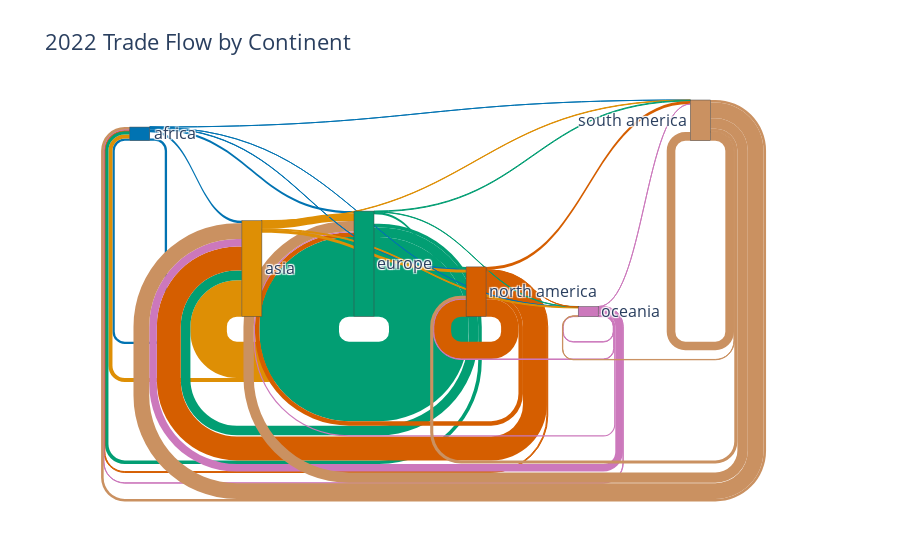

Notebook source saved alongside this figure:
### Code cell
# Assuming your DataFrame is named 'df'
df_2022 = df[df['year'] == 2022]

# Extract unique continents for labels
unique_continents = sorted(set(df_2022['source'].unique()) | set(df_2022['target'].unique()))

# Create mappings to node indices (0, 1, 2, ...)
continent_to_index = {continent: i for i, continent in enumerate(unique_continents)}

# Prepare data for Sankey diagram
nodes = dict(label=unique_continents, color= hex_colors)  # Customize colors
links = dict(
    source=df_2022['source'].map(continent_to_index),
    target=df_2022['target'].map(continent_to_index),
    value=df_2022['value'],
)

# Adjust link colors based on source node color
opacity = 0.4
link_colors = [nodes['color'][src].replace(")", f", {opacity})") for src in links['source']]

# Create the Sankey diagram
fig = go.Figure(data=[go.Sankey(
    node= nodes,  # Customize colors,
    link=dict(
        source=links['source'],
        target=links['target'],
        value=links['value'],
        color=link_colors  # Use adjusted colors
    )
)])

fig.update_layout(
    title_text="2022 Trade Flow by Continent",
    font_size=16,
    )

fig.show()

### Figure 1 — Plotly figure (JSON) as saved in the notebook; plotly's stock layout.template omitted (floating-point values rounded to 4 significant figures)
{"data": [{"link": {"color": ["#0173b2", "#de8f05", "#029e73", "#d55e00", "#cc78bc", "#ca9161", "#0173b2", "#de8f05", "#029e73", "#d55e00", "#cc78bc", "#ca9161", "#0173b2", "#de8f05", "#029e73", "#d55e00", "#cc78bc", "#ca9161", "#0173b2", "#de8f05", "#029e73", "#d55e00", "#cc78bc", "#ca9161", "#0173b2", "#de8f05", "#029e73", "#d55e00", "#cc78bc", "#ca9161", "#0173b2", "#de8f05", "#029e73", "#d55e00", "#cc78bc", "#ca9161"], "source": [0, 1, 2, 3, 4, 5, 0, 1, 2, 3, 4, 5, 0, 1, 2, 3, 4, 5, 0, 1, 2, 3, 4, 5, 0, 1, 2, 3, 4, 5, 0, 1, 2, 3, 4, 5], "target": [0, 0, 0, 0, 0, 0, 1, 1, 1, 1, 1, 1, 2, 2, 2, 2, 2, 2, 3, 3, 3, 3, 3, 3, 4, 4, 4, 4, 4, 4, 5, 5, 5, 5, 5, 5], "value": [11400000.0, 19970000.0, 17730000.0, 4410000.0, 1681000.0, 12720000.0, 12680000.0, 181300000.0, 47990000.0, 118800000.0, 37830000.0, 78290000.0, 11380000.0, 38390000.0, 395500000.0, 22320000.0, 5717000.0, 51410000.0, 1751000.0, 15450000.0, 11120000.0, 86200000.0, 2350000.0, 15500000.0, 70450.0, 4564000.0, 1758000.0, 673200.0, 2251000.0, 1589000.0, 77400.0, 2042000.0, 3126000.0, 14770000.0, 283900.0, 42890000.0]}, "node": {"color": ["#0173b2", "#de8f05", "#029e73", "#d55e00", "#cc78bc", "#ca9161"], "label": ["africa", "asia", "europe", "north america", "oceania", "south america"]}, "type": "sankey"}], "layout": {"font": {"size": 16}, "title": {"text": "2022 Trade Flow by Continent"}}}
